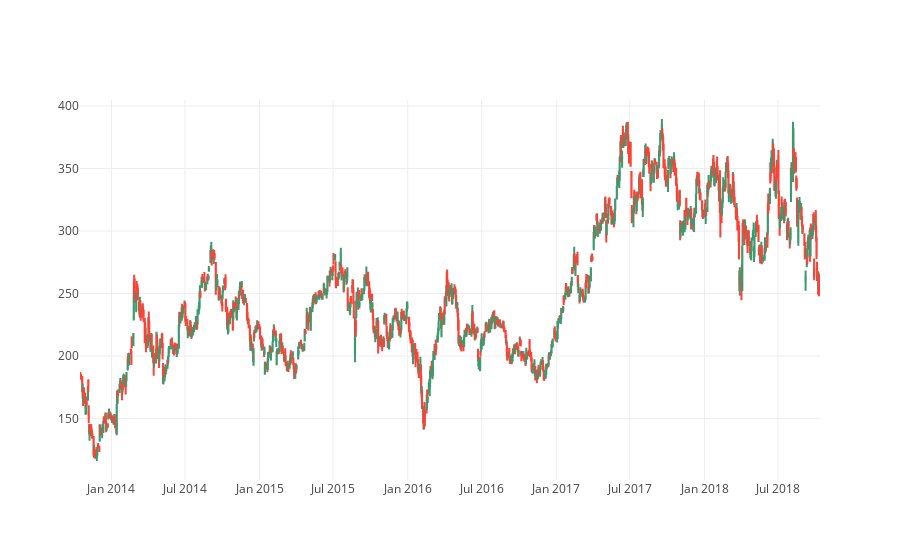

Write notebook code for a chart like this one.
### Code cell
trace = go.Candlestick(x=df_tesla.index,
                       open=df_tesla.open,
                       high=df_tesla.high,
                       low=df_tesla.low,
                       close=df_tesla.close)

layout = go.Layout(
        xaxis = dict(
        rangeslider = dict(
            visible = False
        )
    )
)

data = [trace]

fig = go.Figure(data=data,layout=layout)
iplot(fig, filename='tesla_candelStick')

### Figure 1 — Plotly figure (JSON) as saved in the notebook; plotly's stock layout.template omitted (floating-point values rounded to 4 significant figures; data arrays with more than 128 entries replaced by an {"elided": "..."} marker saying what was removed)
{"data": [{"close": {"elided": "1258 float values"}, "high": {"elided": "1258 float values"}, "low": {"elided": "1258 float values"}, "open": {"elided": "1258 float values"}, "type": "candlestick", "uid": "31e254c6-d081-11e8-b248-8c85907a8027", "x": {"elided": "1258 str values"}}], "layout": {"xaxis": {"rangeslider": {"visible": false}}}}
